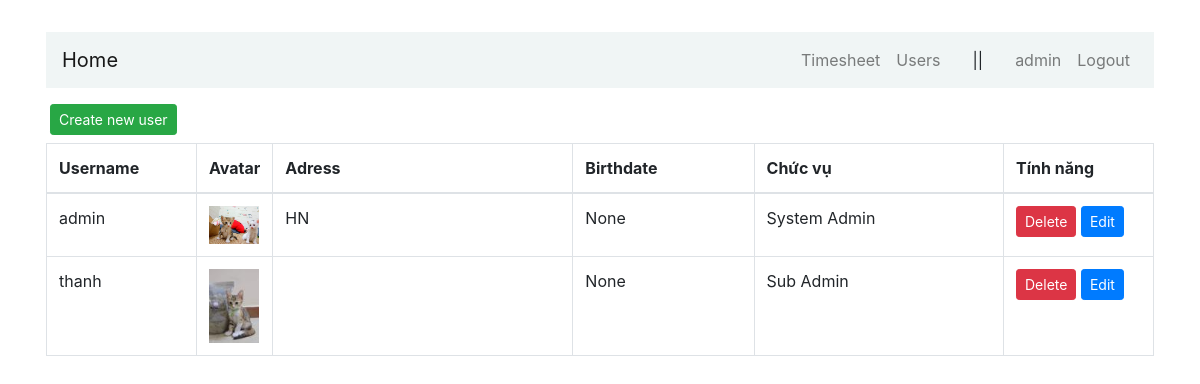
The page /users (signed in) on the database as committed earlier.
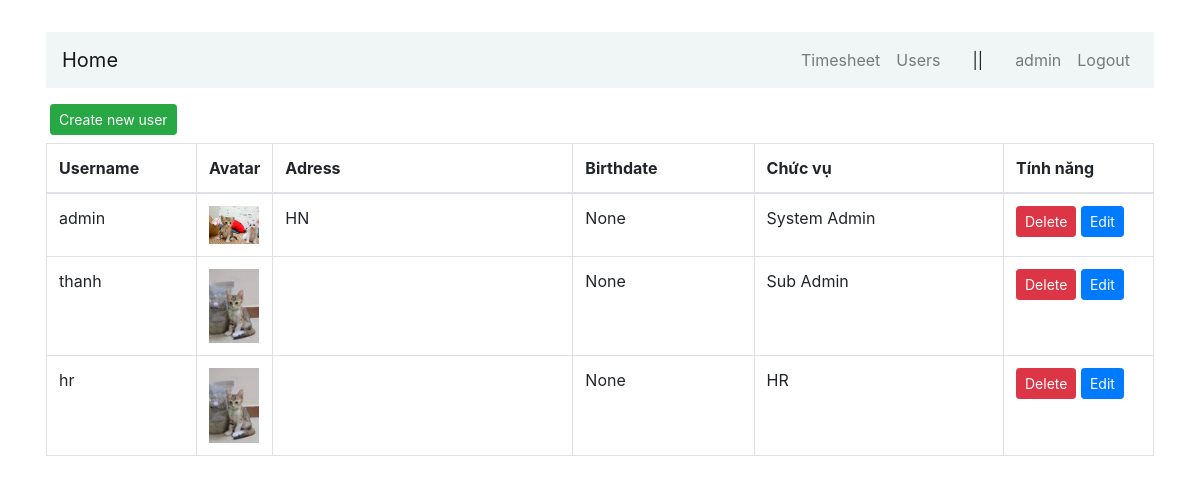
The same page on the database as committed later.
### users/models.py (models this page shows, shortened)
class User(AbstractBaseUser, PermissionsMixin):
    username = models.CharField(_("username"), max_length=100, unique=True, validators=[UnicodeUsernameValidator()], error_messages={"unique": _("A user with that username already exists."),})
    first_name = models.CharField(_("first name"), max_length=100, blank=True)
    last_name = models.CharField(_("last name"), max_length=100, blank=True)    # Surname
    email = models.EmailField(_("email address"), blank=True)
    is_staff = models.BooleanField(_("staff status"), default=False,)
    is_active = models.BooleanField(_("active"), default=True)
    date_joined = models.DateTimeField(_("date joined"), default=timezone.now)
    objects = UserManager()
    EMAIL_FIELD = "email"
    USERNAME_FIELD = "username"
    class Meta:
        verbose_name = _("user")
        verbose_name_plural = _("users")

class Profile(models.Model):
    user = models.OneToOneField(User, on_delete=models.CASCADE)
    avatar = models.ImageField(default='images/avatar_default.jpg', upload_to='images')
    gender = models.CharField(_("gender"), max_length=100, blank=True, choices=GENDER_CHOICES)
    address = models.CharField(_("address"), max_length=100, blank=True)
    birthday = models.DateField(_("birthday"), max_length=10, blank=True, null=True)

### users/views.py (the view)
# urls.py: path('users', views.user_list, name='users-list'),
@group_required('Sub Admin', 'HR', raise_exception=True)
def user_list(request):
    users = User.objects.all()
    context = {
        'users': users
    }
    return render(request, 'users/users-list.html', context)

### common/authorization.py (called while the page is built)
def group_required(*group_names, login_url=None, raise_exception=False):
    def in_groups(u):
        if u.is_authenticated:
            if bool(u.groups.filter(name__in=group_names)) | u.is_superuser:
                return True
        if raise_exception:
            raise PermissionDenied
        return False
    return user_passes_test(in_groups, login_url=login_url)

### users/templates/users/users-list.html (shortened to what this page needs)
{% extends "users/base.html" %}
{% block content %}
<a class="btn btn-success btn-sm mt-3 ml-1" href="{% url 'users-add' %}"> Create new user </a>
<table class="table table-hover table-bordered mt-2">
    <thead>
        <tr>
          <th width="150">Username</th>
          <th width="20">Avatar</th>
          <th width="300">Adress</th>
          <th>Birthdate</th>
          <th>Chức vụ</th>
          <th width="150">Tính năng</th>
        </tr>
      </thead>
      <tbody>
        {% for user in users  %}
        <tr>
          <td> {{user.username}} </td>
          {% if user.profile.avatar %}
            <td><img class="img-card-person" style="max-width: 50px;" src="{{user.profile.avatar.url}}" alt=""></td>
          {% else %}
            <td><img class="img-card-person" style="max-width: 50px;" src="images/avatar_default.jpg" alt=""></td>
          {% endif %}
          <td> {{user.profile.address}} </td>
          <td> {{user.profile.birthday}} </td>
          <td> {{user.groups.first}} </td>
          <td class="table-td-center">
            <a class="btn btn-danger btn-sm" href="/users/delete/{{user.id}}"> Delete </a>
            <a class="btn btn-primary btn-sm" href="/users/edit/{{user.id}}"> Edit </a>
          </td>
        </tr>
        {% endfor %}
      </tbody>
    </table>
{% endblock content %}

### users/templates/users/base.html (shortened to what this page needs)
<!doctype html>
<html lang="en">
<head>
    <link rel="stylesheet" href="https://maxcdn.bootstrapcdn.com/bootstrap/4.0.0/css/bootstrap.min.css">
    <link rel="stylesheet" href="https://use.fontawesome.com/releases/v5.8.2/css/all.css">
</head>
<body>
  <div class="container p-3 my-3">
    <div class="row">
      <div class="col-md-12">
        <nav class="navbar navbar-expand-md navbar-light " style="background-color: #f0f5f5">
          <a href="/" class="navbar-brand">Home</a>
            <div class="collapse navbar-collapse" id="navbarCollapse">
              <div class="navbar-nav ml-auto">
                {% if user.is_authenticated %}
                <a href="{% url 'timesheet' %}" class="nav-item nav-link">Timesheet</a>
                <a href="{% url 'users-list' %}" class="nav-item nav-link">Users</a>
                <span class="mx-4 my-auto">||</span>
                  <a href="#" class="nav-item nav-link">{{user.username}}</a>
                  <a href="{% url 'logout' %}" class="nav-item nav-link">Logout</a>
                {% else %}
                  <a href="{% url 'login' %}" class="nav-item nav-link">Sign in</a>
                {% endif %}
              </div>
            </div>
        </nav>
        {% block content %}{% endblock %}
      </div>
    </div>
  </div>
</body>
</html>

Rows that differ between the two databases and show on the page:
added User: username "hr", profile.avatar (placeholder picture), profile.birthday "None", groups.first "HR"
